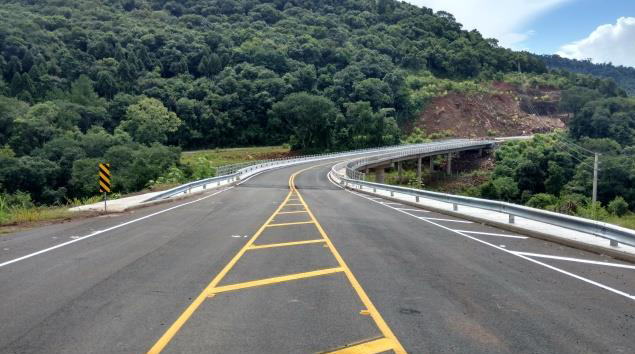
#> input picture computacao-grafica-opencv-python/Computação Gráfica/images/estrada.png, 635 x 354 px
$ python equalizacao.py
#> lines starting #> are read from the running program, lines starting #| are printed output that depends on the picture
import cv2
from matplotlib import pyplot as plt
import numpy as np
img = cv2.imread("images/estrada.png")
#> img is the input picture: shape (354, 635, 3); mean B, G, R 103.7, 107.7, 99.7
img = cv2.cvtColor(img, cv2.COLOR_BGR2GRAY)
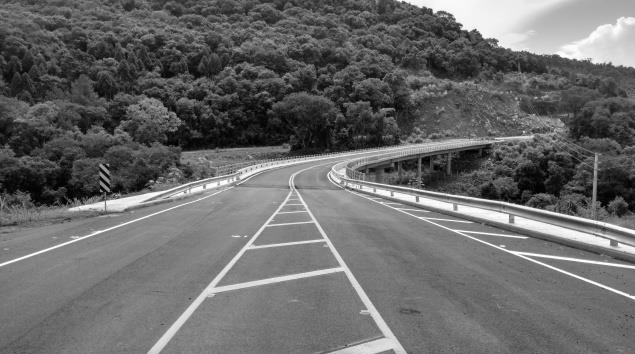
#> img: shape (354, 635); min 0, max 255, mean 104.9
cv2.imshow("Imagem Tons de Cinza", img)
h_eq = cv2.equalizeHist(img)
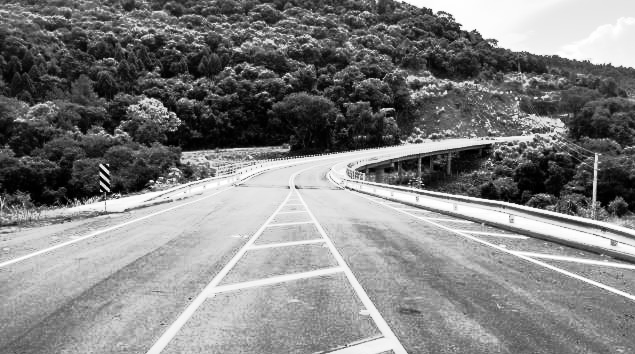
#> h_eq: shape (354, 635); min 0, max 255, mean 128.4
cv2.imshow("Imagem Melhorada", h_eq)
plt.figure()
plt.title("Histograma Equalizado")
plt.xlabel("Intensidade")
plt.ylabel("Qtde de Pixels")
plt.hist(h_eq.ravel(), 256, [0,256])
plt.xlim([0, 256])
plt.show()
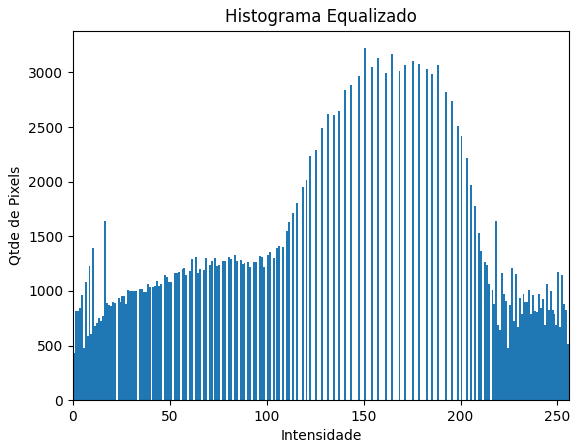
#> figure drawn by matplotlib, 1 panel; tallest bar 3222 high, from x = 150 to 151
plt.figure()
plt.title("Histograma Original")
plt.xlabel("Intensidade")
plt.ylabel("Qtde de Pixels")
plt.hist(img.ravel(), 256, [0,256])
plt.xlim([0, 256])
plt.show()
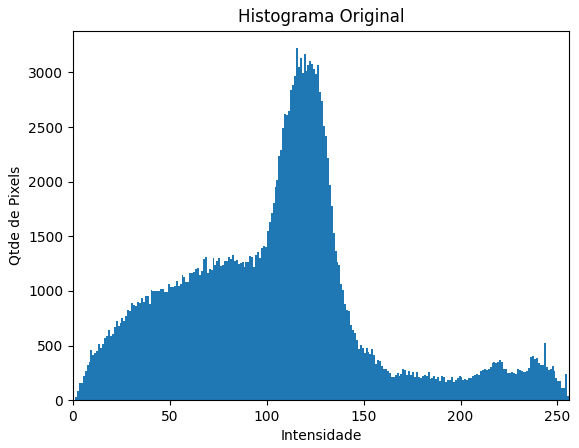
#> figure drawn by matplotlib, 1 panel; tallest bar 3222 high, from x = 115 to 116
cv2.waitKey(0)
cv2.destroyAllWindows()
